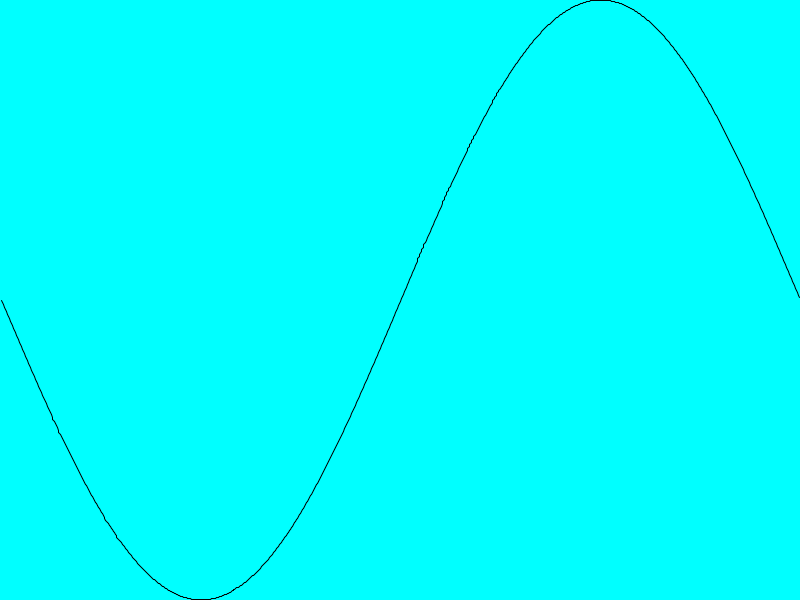
Frame 1 (no input)
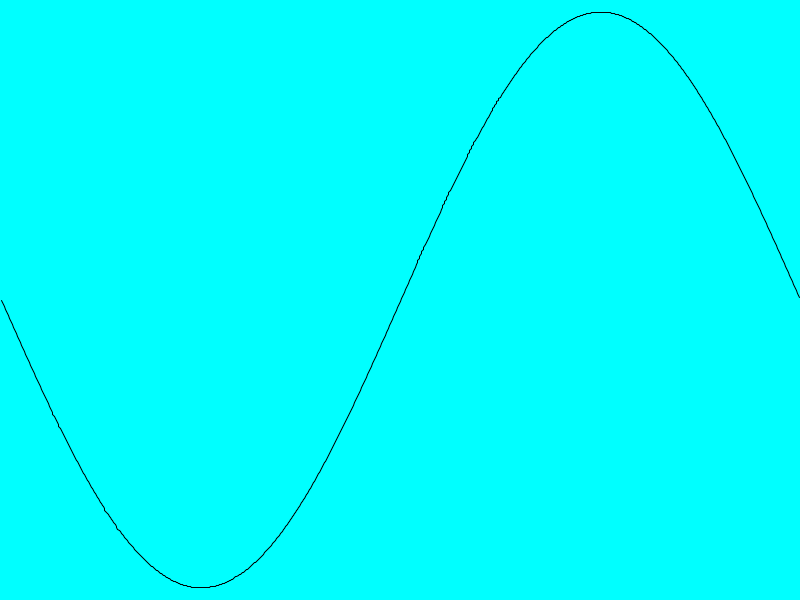
Frame 60 (the mouse pressed at the canvas centre just before this capture)
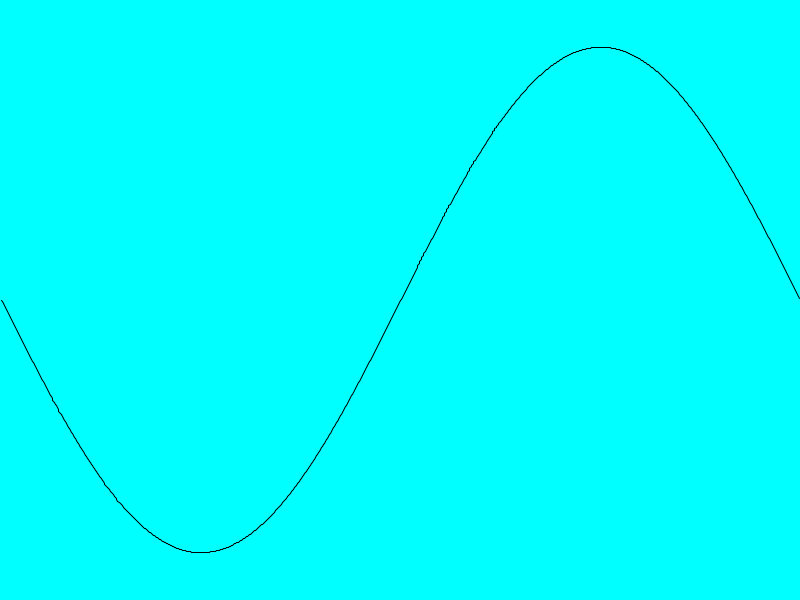
Frame 120 (the mouse held since frame 60 and released just before this capture)

The Processing sketch that drew these frames (run headless with seeded random() and noise(); from frame 60 on, the mouse is pressed at the canvas centre):

// Processing sketch: guitarWave
// ── guitarWave.pde
guitar gg;
void setup(){
  size(800,600);
  gg = new guitar(width); // max points
  frameRate(120);
}
void draw(){
  background(0,255,255);
  gg.update();
}

// ── classGuitar.pde
class guitar {
  guitar(int mm) {
    tpoints = mm;
    fxnp1 = new float[tpoints+2];
    fxn = new float[tpoints+2];
    fxnm1 = new float[tpoints+2];
    int i, j;
    float x, fac, k, tmp;
    /* Calculate initial values based on sine curve */
    fac = 2.0 * PI;
    k = 0.0;
    tmp = tpoints - 1;                // 1 period
    for (j = 1; j <= tpoints; j++) {
      x = k / tmp;
      fxn[j] = sin(fac * x);     // initial condition f(x, t)
      k = k + 1.0;
    }
    /* Initialize old values array */
    for (i = 1; i <= tpoints; i++)
      fxnm1[i] = fxn[i];  // initial condition f(x, t-dt) = f(x, t)
  }
  int tpoints, MAXPOINTS, MINPOINTS;
  float [] fxnp1, fxn, fxnm1;
  /***************************************************************************
   *     Update all values along line a specified number of times
   **************************************************************************/
  void update() {
    int j;
    for (j = 1; j <= tpoints; j++) {              // location x
      /* global endpoints, boundary condition */
      if ((j == 1) || (j == tpoints))
        fxnp1[j] = 0.0;
      else {
        do_math(j);
        dline(j);
      }
    }
    /* Update old values with new values */
    for (j = 1; j <= tpoints; j++) {
      fxnm1[j] = fxn[j];  // f(x, t-dt) = f(x, t)
      fxn[j] = fxnp1[j];  // f(x, t) = f(x, t+dt)
    }
  }// update
  /***************************************************************************
   *      Calculate new values using wave equation
   * d^2 f(x,t) / dt^2 = gamma (d^2 f(x,t) / dx^2 )
   **************************************************************************/
  void do_math(int i)
  {
    float dtime, c, dx, tau, sqtau;

    //dtime = 0.3; // original;
     dtime = 0.6;
    c = 1.0;
    dx = 1.0;
    tau = (c * dtime / dx);
    sqtau = tau * tau;
    fxnp1[i] = (2.0 * fxn[i]) - fxnm1[i]
      + (sqtau * (fxn[i - 1] - (2.0 * fxn[i]) + fxn[i + 1]));
  }
  // draw the graph of the string
  void dline(int n) {
    float x, y, px, py;
    px = map((float)(n-1), 0, tpoints, 0, width);
    py = map(fxnp1[n-1], -1, 1, 0, height);
    x = map((float)n, 0, tpoints, 0, width);
    y = map(fxnp1[n], -1, 1, 0, height);
    line(px, py, x, y);
  }
};
